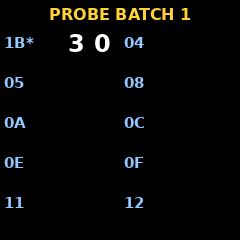
#> input picture faces/id_probe_batch_1.png, 240 x 240 px
$ python -i wf_bin.py   (imports and definitions only)
#> lines starting #> are read from the running program, lines starting #| are printed output that depends on the picture
#> further down, picture is the input picture: PIL image 240x240 RGB; mean R, G, B 7.3, 7.6, 6.5
"""WearFit / Chronos style watch face (.bin) reader and writer.

Format (reverse engineered from public sample dials, see notes):
  uint32 LE  record count N
  N x 20-byte records:
      u8 id, u8 id2, u8 aoff, u8 flag, u16 x, u16 y, u16 w, u16 h,
      u32 palette_offset, u32 data_offset          (all little endian)
  then, in record order, for each record:
      palette  (n x RGB565 LE)   at palette_offset
      indices  (w*h bytes)       at data_offset  (= palette_offset + 2*n)
  trailer: b"screenConfig" + 0x0B

Record kinds used here:
  id 0x09 / id2 0x01      full screen background
  id 0x0D / id2 0x10      analog hand frame, flag 0x80.
      48 records: hour (16), minute (16), second (16).  The 16 frames of a
      hand are the hand rotated 0, 6, ... 90 degrees clockwise from 12
      o'clock.  Pure black (RGB565 0x0000) is transparent.  x, y is the
      pivot (screen center of the hand).  Inside a frame the pivot sits at
      (aoff, h - aoff).  The watch builds the other three quadrants by
      mirroring.

Only the standard library and Pillow are needed.
"""
import math
import struct

from PIL import Image

TRAILER = b"screenConfig\x0b"
# Last byte of the trailer is a screen type code (seen in real dials):
# 240x240 -> 7, 240x280 / 240x288 -> 11, 240x296 -> 21, 360x360 -> 13.
SCREEN_CODES = {(240, 240): 7, (240, 280): 11, (240, 288): 11,
                (240, 296): 21, (360, 360): 13}
FRAMES = 16            # frames per hand: 0..90 degrees in 6 degree steps
STEP = 6.0
MAX_COLORS = 254       # palette size limit used by the sample dials
DARKEST = 0x0841       # smallest non-transparent RGB565 color


# ---------------------------------------------------------------------------
# helpers
# ---------------------------------------------------------------------------
def rgb_to_565(r, g, b):
    return ((r >> 3) << 11) | ((g >> 2) << 5) | (b >> 3)


# [5 lines left out: function c565_to_rgb, not called in this run]


def _palette_bytes(colors565):
    return b"".join(struct.pack("<H", c) for c in colors565)


# ---------------------------------------------------------------------------
# reading
# ---------------------------------------------------------------------------
# [91 lines left out: functions parse_bin, record_image, hand_records, render_bin, place_frame, not called in this run]


# ---------------------------------------------------------------------------
# live digits (time, date) - preview renderer
# ---------------------------------------------------------------------------
DIGIT_IDS = {0x00: "hour", 0x01: "minute", 0x02: "day", 0x03: "month",
             0x07: "year", 0x1B: "second"}


def _place_values(value):
    text = str(int(value))
    return [int(text[-1 - i]) if i < len(text) else 0 for i in range(8)]


# [46 lines left out: functions render_full, _paste_piece, not called in this run]


# ---------------------------------------------------------------------------
# writing
# ---------------------------------------------------------------------------
def quantize_opaque(img_rgb, transparent_mask=None, max_colors=MAX_COLORS,
                    dither=False):
    """Return (palette565 list, index bytes).  When transparent_mask is given
    (an "L"/"1" image, nonzero = transparent) palette entry 0 is black and
    transparent pixels use it."""
#> called with max_colors = 254, dither = False
    reserve = 1 if transparent_mask is not None else 0
    colors = max_colors - reserve
    # snap to what RGB565 can show so the palette is exact
    rch, gch, bch = img_rgb.split()
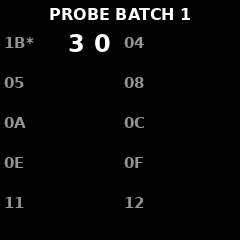
#> rch: PIL image 240x240 L; min 0, max 255, mean 7.3
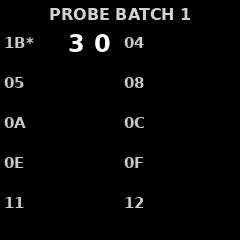
#> gch: PIL image 240x240 L; min 0, max 255, mean 7.6
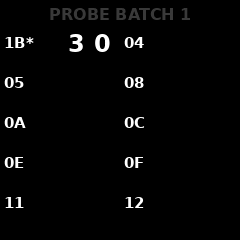
#> bch: PIL image 240x240 L; min 0, max 255, mean 6.5
    snapped = Image.merge("RGB", (
        rch.point(lambda v: (v >> 3) * 255 // 31),
        gch.point(lambda v: (v >> 2) * 255 // 63),
        bch.point(lambda v: (v >> 3) * 255 // 31)))
    px = snapped.load()
    w, h = snapped.size
#> w = 240; h = 240
    uniq = snapped.getcolors(maxcolors=w * h) or []
#> uniq = 201 items
    if len(uniq) <= colors:
        pal_rgb = [c for _n, c in uniq]
#> pal_rgb = 201 items, first 6: (255, 255, 255), (0, 4, 8), (8, 8, 8), (8, 12, 16), (16, 24, 24), (24, 24, 24)
        lookup = {c: i for i, c in enumerate(pal_rgb)}
#> lookup = 201 items
        idx = bytearray(lookup[px[xx, yy]] for yy in range(h)
                        for xx in range(w))
    else:
        q = snapped.quantize(
            colors=colors, method=Image.Quantize.MEDIANCUT,
            dither=(Image.Dither.FLOYDSTEINBERG if dither
                    else Image.Dither.NONE))
        flat = q.getpalette()
        used = max(q.getdata()) + 1
        pal_rgb = [tuple(flat[3 * k:3 * k + 3]) for k in range(used)]
        idx = bytearray(q.tobytes())
    pal565 = [rgb_to_565(*c) for c in pal_rgb]
#> pal565 = 201 values, max 65535 at index 0, min 0 at index 200, mean 29249.1
    if transparent_mask is not None:
        pal565 = [0] + [c if c != 0 else DARKEST for c in pal565]
        mask = transparent_mask.tobytes()
        idx = bytearray((0 if mask[k] else idx[k] + 1) for k in range(len(idx)))
    return pal565, bytes(idx)


# [141 lines left out: functions _alpha_composite_layers, _flatten, make_hand_frames, build_bin, not called in this run]

>>> from PIL import Image
>>> picture = Image.open('../faces/id_probe_batch_1.png')
>>> result = quantize_opaque(picture)

$ run again, on faces/id_probe_batch_2.png
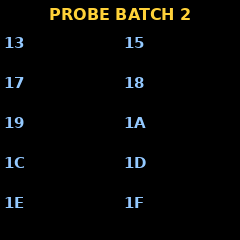
#> input picture faces/id_probe_batch_2.png, 240 x 240 px
#> picture is the input picture: PIL image 240x240 RGB; mean R, G, B 5.7, 5.8, 4.5
#> in quantize_opaque, `rch, gch, bch = img_rgb.split()`:
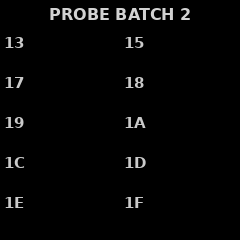
#> gch: PIL image 240x240 L; min 0, max 210, mean 5.8
#> in quantize_opaque, `rch, gch, bch = img_rgb.split()`:
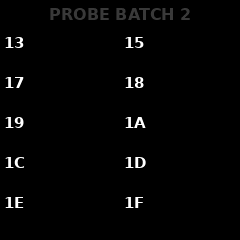
#> bch: PIL image 240x240 L; min 0, max 255, mean 4.5
#> uniq = 153 items
#> pal_rgb = 153 items, first 6: (0, 4, 8), (8, 8, 8), (8, 12, 16), (8, 16, 24), (16, 24, 24), (98, 80, 16)
#> lookup = 153 items
#> pal565 = 153 values, max 65159 at index 7, min 0 at index 152, mean 26225.1

$ run again, on faces/steps_probe_0E.png
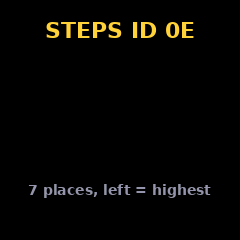
#> input picture faces/steps_probe_0E.png, 240 x 240 px
#> picture is the input picture: PIL image 240x240 RGB; mean R, G, B 6.1, 5.3, 3
#> in quantize_opaque, `rch, gch, bch = img_rgb.split()`:
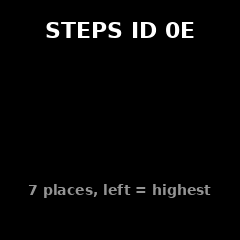
#> rch: PIL image 240x240 L; min 0, max 255, mean 6.1
#> in quantize_opaque, `rch, gch, bch = img_rgb.split()`:
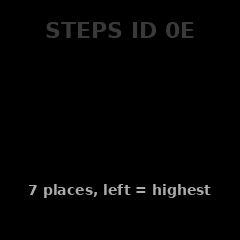
#> bch: PIL image 240x240 L; min 0, max 172, mean 3
#> uniq = 114 items
#> pal_rgb = 114 items, first 6: (8, 8, 8), (8, 12, 8), (16, 16, 16), (16, 20, 16), (24, 24, 24), (24, 28, 24)
#> lookup = 114 items
#> pal565 = 114 values, max 65159 at index 8, min 0 at index 113, mean 27038.6
